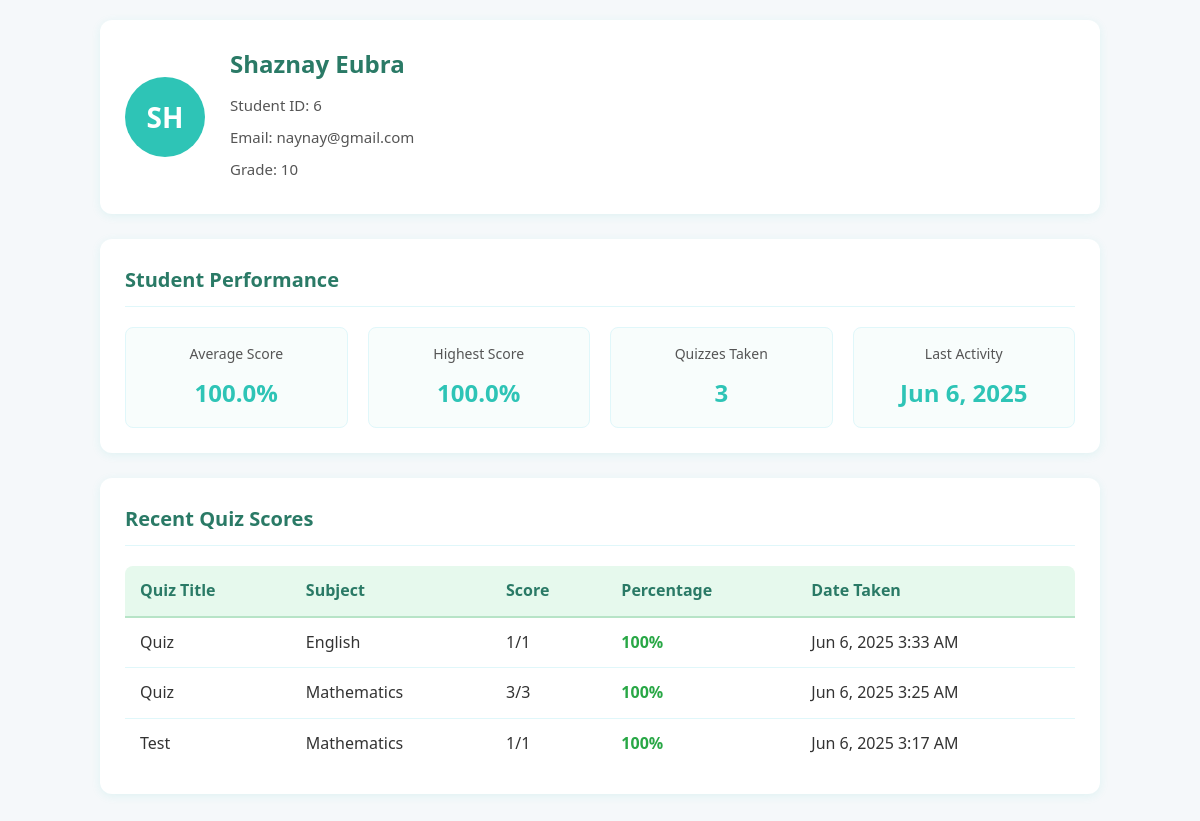
Page /Dashboard/get_student_profile.php?id=6 (signed in) on the committed database.
### tables this page shows
CREATE TABLE `students` (
  `id` int(11) NOT NULL,
  `name` varchar(100) NOT NULL,
  `email` varchar(100) NOT NULL,
  `grade` varchar(20) NOT NULL,
  `password` varchar(255) NOT NULL,
  `created_at` timestamp NOT NULL DEFAULT current_timestamp()
);

CREATE TABLE `quiz_results` (
  `id` int(11) NOT NULL,
  `quiz_id` int(11) NOT NULL,
  `student_id` int(11) NOT NULL,
  `score` int(11) DEFAULT NULL,
  `total` int(11) NOT NULL,
  `taken_at` datetime DEFAULT current_timestamp()
);

CREATE TABLE `quizzes` (
  `id` int(11) NOT NULL,
  `teacher_id` int(11) NOT NULL,
  `title` varchar(255) NOT NULL,
  `subject` varchar(100) NOT NULL,
  `created_at` datetime NOT NULL,
  `status` varchar(50) NOT NULL DEFAULT 'ongoing'
);

### Dashboard/get_student_profile.php (the view, shortened to what this page needs)
<?php
include 'db_connect.php';
?>
<!DOCTYPE html>
<html lang="en">
<head>
</head>
<body>
    <div class="student-profile-container">
    <?php
    $student_id = isset($_GET['id']) ? intval($_GET['id']) : 0;
    try {
        $stmt = $conn->prepare("CALL GetStudentProfileById(?)");
        $stmt->bind_param('i', $student_id);
        $stmt->execute();
        $result = $stmt->get_result();
        if ($result && $student = $result->fetch_assoc()) {
            $initials = strtoupper(substr($student['name'], 0, 2));
            echo '<div class="student-profile-header">';
            echo '<div class="student-profile-avatar">' . $initials . '</div>';
            echo '<div class="student-profile-info">';
            echo '<h2>' . htmlspecialchars($student['name']) . '</h2>';
            echo '<p>Student ID: ' . htmlspecialchars($student['id']) . '</p>';
            echo '<p>Email: ' . htmlspecialchars($student['email']) . '</p>';
            echo '<p>Grade: ' . htmlspecialchars($student['grade']) . '</p>';
            echo '</div>';
            echo '</div>';
            $conn->next_result();
            echo '<div class="student-profile-stats">';
            echo '<h3>Student Performance</h3>';
            $stmt = $conn->prepare("CALL GetStudentStats(?)");
            $stmt->bind_param('i', $student_id);
            $stmt->execute();
            $result = $stmt->get_result();
            if ($result && $stats = $result->fetch_assoc()) {
                echo '<div class="stats-container">';
                echo '<div class="stat-card">';
                echo '<div class="stat-title">Average Score</div>';
                echo '<div class="stat-value">' . number_format($stats['avg_score'], 1) . '%</div>';
                echo '</div>';
                echo '<div class="stat-card">';
                echo '<div class="stat-title">Highest Score</div>';
                echo '<div class="stat-value">' . number_format($stats['highest_score'], 1) . '%</div>';
                echo '</div>';
                echo '<div class="stat-card">';
                echo '<div class="stat-title">Quizzes Taken</div>';
                echo '<div class="stat-value">' . $stats['quizzes_taken'] . '</div>';
                echo '</div>';
                echo '<div class="stat-card">';
                echo '<div class="stat-title">Last Activity</div>';
                echo '<div class="stat-value">' . ($stats['last_active'] ? date('M j, Y', strtotime($stats['last_active'])) : 'N/A') . '</div>';
                echo '</div>';
                echo '</div>';
            } else {
                echo '<div class="no-data-message">No statistics available for this student.</div>';
            }
            echo '</div>';
            $conn->next_result();
            echo '<div class="student-recent-scores">';
            echo '<h3>Recent Quiz Scores</h3>';
            $stmt = $conn->prepare("CALL GetStudentRecentScores(?)");
            $stmt->bind_param('i', $student_id);
            $stmt->execute();
            $result = $stmt->get_result();
            if ($result && $result->num_rows > 0) {
                echo '<table class="scores-table">';
                echo '<thead>';
                echo '<tr>';
                echo '<th>Quiz Title</th>';
                echo '<th>Subject</th>';
                echo '<th>Score</th>';
                echo '<th>Percentage</th>';
                echo '<th>Date Taken</th>';
                echo '</tr>';
                echo '</thead>';
                echo '<tbody>';
                while ($score = $result->fetch_assoc()) {
                    $percentage = round(($score['score'] / $score['total_items']) * 100);
                    $scoreClass = '';
                    if ($percentage >= 80) {
                        $scoreClass = 'score-high';
                    } else if ($percentage >= 60) {
                        $scoreClass = 'score-medium';
                    } else {
                        $scoreClass = 'score-low';
                    }
                    echo '<tr>';
                    echo '<td>' . htmlspecialchars($score['quiz_title']) . '</td>';
                    echo '<td>' . htmlspecialchars($score['subject']) . '</td>';
                    echo '<td>' . $score['score'] . '/' . $score['total_items'] . '</td>';
                    echo '<td class="' . $scoreClass . '">' . $percentage . '%</td>';
                    echo '<td>' . date('M j, Y g:i A', strtotime($score['taken_at'])) . '</td>';
                    echo '</tr>';
                }
                echo '</tbody>';
                echo '</table>';
            } else {
                echo '<div class="no-data-message">No quiz scores available for this student.</div>';
            }
            echo '</div>';
        } else {
            echo '<div class="error-message"><h3>Error</h3><p>Student not found.</p></div>';
        }
    } catch (Exception $e) {
        echo '<div class="error-message"><h3>Error</h3><p>Could not load student profile: ' . htmlspecialchars($e->getMessage()) . '</p></div>';
    }
    ?>
    </div>
</body>
</html>

### Dashboard/get_student_profile.php (style rules this page uses)
body { font-family: 'Segoe UI', Tahoma, Geneva, Verdana, sans-serif; color: #333; line-height: 1.6; background-color: #f5f8fa; margin: 0; padding: 20px; }
.student-profile-container { max-width: 1000px; margin: 0 auto; }
.student-profile-header { display: flex; align-items: center; gap: 25px; background-color: white; padding: 25px; border-radius: 12px; margin-bottom: 25px; box-shadow: 0 2px 10px rgba(44,196,182,0.10); }
.student-profile-avatar { width: 80px; height: 80px; display: flex; align-items: center; justify-content: center; background-color: #2ec4b6; color: white; font-size: 28px; font-weight: bold; border-radius: 50%; flex-shrink: 0; }
.student-profile-info { flex-grow: 1; }
.student-profile-info h2 { margin-top: 0; margin-bottom: 10px; color: #2a7a66; font-size: 24px; }
.student-profile-info p { margin: 8px 0; color: #555; font-size: 15px; }
.student-profile-stats { background-color: white; padding: 25px; border-radius: 12px; margin-bottom: 25px; box-shadow: 0 2px 10px rgba(44,196,182,0.10); }
.student-profile-stats h3 { margin-top: 0; color: #2a7a66; font-size: 20px; margin-bottom: 20px; padding-bottom: 10px; border-bottom: 1px solid #e0f7fa; }
.stats-container { display: grid; grid-template-columns: repeat(auto-fill, minmax(180px, 1fr)); gap: 20px; }
.stat-card { text-align: center; padding: 15px; border-radius: 8px; background-color: #f8fdfc; border: 1px solid #e0f7fa; transition: transform 0.2s, box-shadow 0.2s; }
.stat-title { font-size: 14px; color: #555; margin-bottom: 8px; }
.stat-value { font-size: 24px; font-weight: bold; color: #2ec4b6; }
.student-recent-scores { background-color: white; padding: 25px; border-radius: 12px; box-shadow: 0 2px 10px rgba(44,196,182,0.10); margin-bottom: 25px; }
.student-recent-scores h3 { margin-top: 0; color: #2a7a66; font-size: 20px; margin-bottom: 20px; padding-bottom: 10px; border-bottom: 1px solid #e0f7fa; }
.scores-table { width: 100%; border-collapse: collapse; border-radius: 8px; overflow: hidden; }
.scores-table th { background-color: #e6f9ed; color: #2a7a66; padding: 12px 15px; text-align: left; font-weight: 600; border-bottom: 2px solid #b7e4c7; }
.scores-table td { padding: 12px 15px; border-bottom: 1px solid #e0f7fa; }
.scores-table tr:last-child td { border-bottom: none; }
.score-high { color: #28a745; font-weight: bold; }

### rows in the picture
students: name "SH", name "Shaznay Eubra", id "6", email "naynay@gmail.com", grade "10"
quiz_results: quiz.title "Quiz", quiz.subject "English", score "1", total "1", percentage "100", taken_at "Jun 6, 2025 3:33 AM"
quiz_results: quiz.title "Quiz", quiz.subject "Mathematics", score "3", total "3", percentage "100", taken_at "Jun 6, 2025 3:25 AM"
quiz_results: quiz.title "Test", quiz.subject "Mathematics", score "1", total "1", percentage "100", taken_at "Jun 6, 2025 3:17 AM"

### other values in the picture
$stats['avg_score'] "100.0"
$stats['highest_score'] "100.0"
$stats['quizzes_taken'] "3"
date('M j, Y', strtotime($stats['last_active'])) "Jun 6, 2025"
